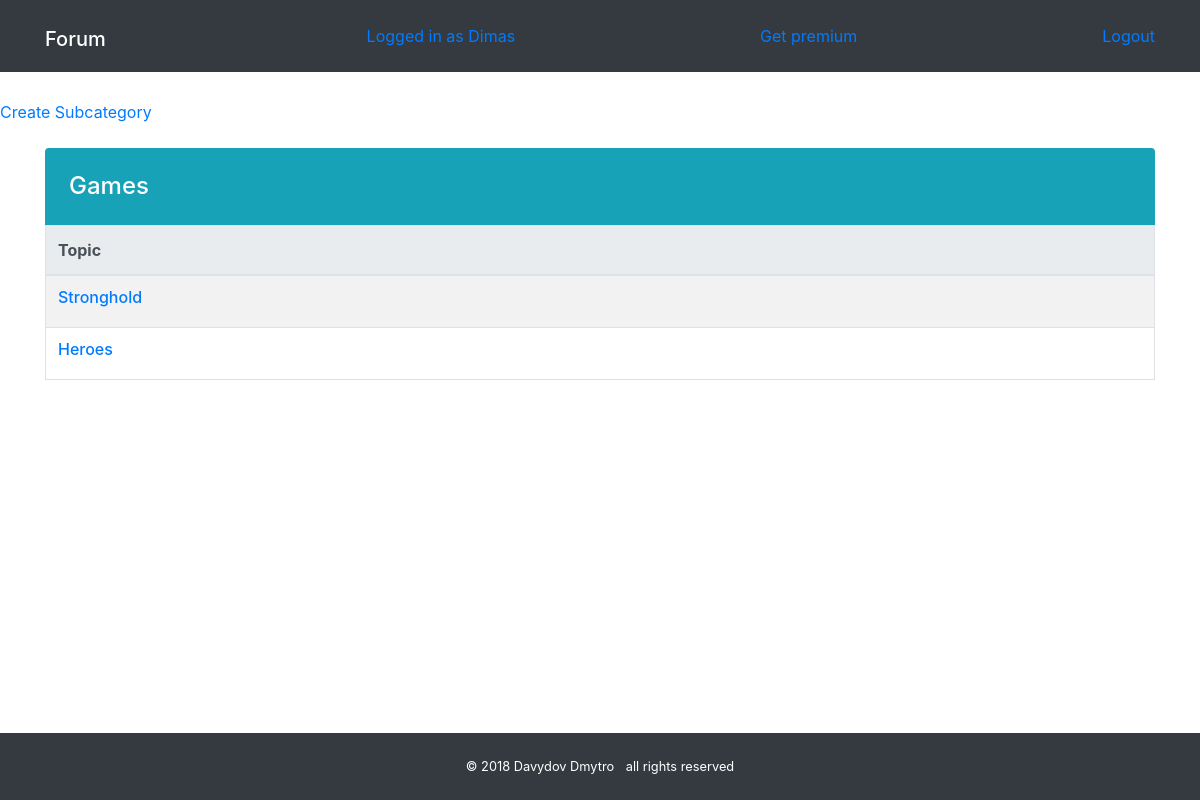
Page /Games/ (signed in) on the committed database.
### forum/models.py (models this page shows, shortened)
class Base(models.Model):
    name = models.CharField(max_length=255)
    description = models.CharField(max_length=255,)
    class Meta:
        abstract = True

class Category(Base):
    def __str__(self):
        return self.name

class SubCategory(Base):
    category = models.ForeignKey(Category, on_delete=models.CASCADE)

### forum/views.py (the view)
# urls.py: re_path(r'^(?P<category>[\w\s-]+)/$', views.subcategories, name='subcategories'),
@login_required
def subcategories(request, category):
    check_category(category)
    subcategories = SubCategory.objects.filter(category__name=category)
    return render(request, 'forum/sub_categories.html', {'subcategories': subcategories, 'category': category})

### forum/views.py (called while the page is built)
def check_category(category):
    try:
        subcategories = Category.objects.get(name=category)
    except Category.DoesNotExist:
        raise Http404()

### forum/templates/forum/sub_categories.html
{% extends 'base.html' %}
{% block content %}
    <div>
        <a href="{% url 'forum:create_subcategory' category %}">Create Subcategory</a>
    </div>
    <br>
    <main>
        <div class="container">
            <div class="row">
                <div class="col-12">
                    <h2 class="h4 text-white bg-info mb-0 p-4 rounded-top">{{ category }}</h2>
                    <table class="table table-striped table-bordered table-responsive-lg">
                        <thead class="thead-light">
                            <tr>
                                <th scope="col" class="topic-col">
                                    Topic
                                </th>
                            </tr>
                        </thead>
                        <tbody class="">
                        {% for subcategory in subcategories %}
                            <tr>
                                <td>
                                    <h3 class="h6">
                                        <a href="{% url 'forum:topics' category subcategory.name %}">{{ subcategory.name }}</a>
                                    </h3>
                            </tr>
                        {% endfor %}
                        </tbody>
                    </table>
                </div>
            </div>
        </div>
    </main>
{% endblock %}

### forum/templates/base.html (shortened to what this page needs)
<!DOCTYPE html>
<html lang="en">
<head>
    {% load staticfiles %}
    {% load static %}
    <link href="{% static 'forum/css/bootstrap.min.css' %}" rel="stylesheet">
    <link rel="stylesheet" href="{% static 'forum/css/index.css' %}">
</head>
<body>
 <div class="space"></div>
    <nav class="navbar fixed-top navbar-dark bg-dark">
        <div class="container">
            <h1><a href="{% url 'forum:home' %}" class="navbar-brand">Forum</a></h1>
            {% if user.is_authenticated %}
                <div><a href="{% url 'forum:profile' %}" class="navbar-link">Logged in as {{ user.username }}</a></div>
                 <div><a href="{% url 'payments:payment' %}" class="navbar-link">Get premium</a></div>
                <a href="{% url 'forum:logout' %}" class="navbar-link">Logout</a>
             {% else %}
                <a href="{% url 'forum:signup' %}" class="navbar-link">signup</a>
            {% endif %}
        </div>
    </nav>
    {% block content %}
    {% endblock %}
    <footer class="small bg-dark text-white">
        <div class="container-dli py-4 ">
            <ul class="list-inline mb-0 text-center">
                <li class="list-inline-item">&copy 2018 Davydov Dmytro</li>
                <li class="list-inline-item">all rights reserved</li>
            </ul>
        </div>
    </footer>
</body>
</html>

### forum/static/forum/css/index.css (style rules this page uses)
.space { position: relative; height: 100px; }
.topic-col { min-width: 16em; }
body { display: flex; flex-direction: column; min-height: 100vh; }
main { flex: 1; }

### rows in the picture
Category: name "Games"
SubCategory: name "Stronghold"
SubCategory: name "Heroes"

### other values in the picture
{{ user.username }} "Dimas"
